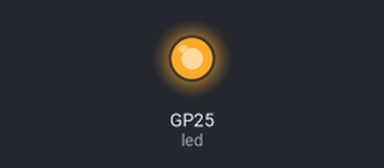
A program run on a simulated Raspberry Pi Pico running MicroPython. Shown: output pins drawn as LEDs (lit = HIGH).

Above: at 0.5 s.
At 6.0 s:
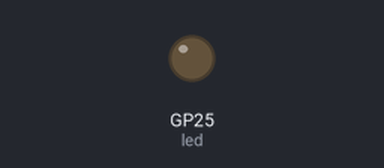
Timing chart, 0 to 14.3 s (numbered marks = the images above):
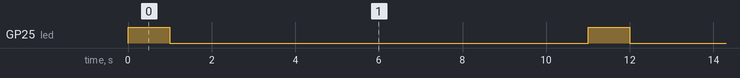

Measured:
- by itself, GP25 (led): alternates HIGH for 1.0 s and LOW for 10.0 s

The program:

main.py
```python
from machine import Pin
from utime import sleep
import utime

led = Pin(25, Pin.OUT)

if __name__ == '__main__':
    while True:
        # led点亮
        led.value(1)
        utime.sleep_ms(1000)
        # led熄灭
        led.value(0)
        utime.sleep_ms(10000)
```
